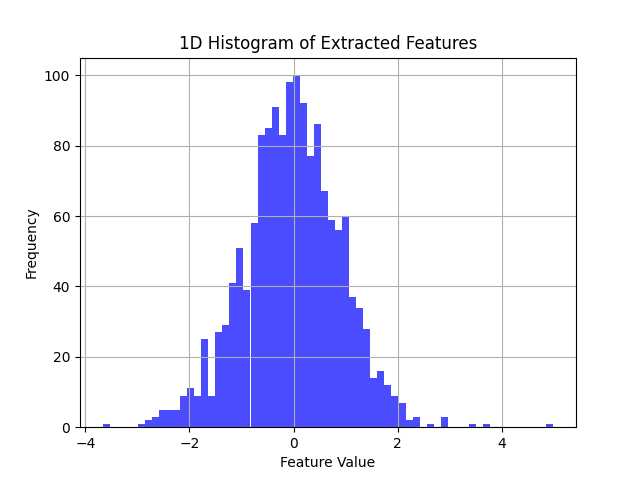
#> input picture histogram_1d_indoor_img.png, 640 x 480 px
$ python -i histo_folder.py   (imports and definitions only)
#> lines starting #> are read from the running program, lines starting #| are printed output that depends on the picture
#> further down, picture is the input picture: shape (480, 640, 3); mean B, G, R 250.4, 228.9, 228.9
import cv2
import numpy as np
import matplotlib.pyplot as plt
import argparse
from mpl_toolkits.mplot3d import Axes3D
import os

# source: https://pyimagesearch.com/2021/04/28/opencv-image-histograms-cv2-calchist/
# [16 lines left out: function histogram_1d, not called in this run]


# source: https://pyimagesearch.com/2021/04/28/opencv-image-histograms-cv2-calchist/
def histogram_2d(img):
    image = img
    print("Image has dimensions: ", image.shape)
#| Image has dimensions:  (480, 640, 3)
    chans = cv2.split(image)
    colors = ("b", "g", "r")
    bin_size=32 # 2-256 bins (max 256)

    # create a new figure and then plot a 2D color histogram for the
    # green and blue channels
    fig = plt.figure()
    ax = fig.add_subplot(131)
    hist = cv2.calcHist([chans[1], chans[0]], [0, 1], None, [bin_size,bin_size],
        [0, 256, 0, 256])
    p = ax.imshow(hist, interpolation="nearest")
    ax.set_title("2D Color Histogram for G and B")
    ax.set_xlabel("Green")
    ax.set_ylabel("Blue")
    plt.colorbar(p)
    # plot a 2D color histogram for the green and red channels
    ax = fig.add_subplot(132)
    hist = cv2.calcHist([chans[1], chans[2]], [0, 1], None, [bin_size,bin_size],
        [0, 256, 0, 256])
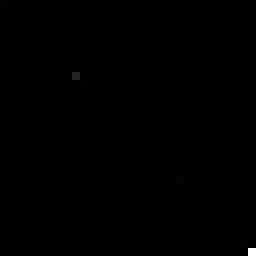
#> hist: shape (32, 32) float32 (shown 8 times larger); min 0, max 257479, mean 300; drawn with min black and max white
    p = ax.imshow(hist, interpolation="nearest")
    ax.set_title("2D Color Histogram for G and R")
    ax.set_xlabel("Green")
    ax.set_ylabel("Red")
    plt.colorbar(p)
    # plot a 2D color histogram for blue and red channels
    ax = fig.add_subplot(133)
    hist = cv2.calcHist([chans[0], chans[2]], [0, 1], None, [bin_size,bin_size],
        [0, 256, 0, 256])
    p = ax.imshow(hist, interpolation="nearest")
    ax.set_title("2D Color Histogram for B and R")
    ax.set_xlabel("Blue")
    ax.set_ylabel("Red")
    plt.colorbar(p)
    # finally, let's examine the dimensionality of one of the 2D
    # histograms
    print("2D histogram shape: {}, with {} values".format(
        hist.shape, hist.flatten().shape[0]))
#| 2D histogram shape: (32, 32), with 1024 values

    plt.show()
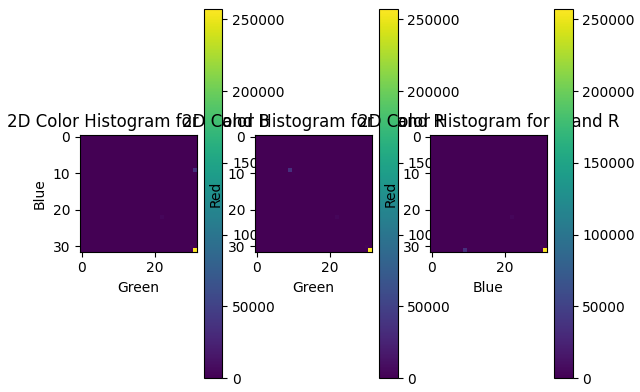
#> figure drawn by matplotlib, 6 panels


# [121 lines left out: functions histogram_3d, histogram_3d_v2, histogram_3d_v3, main, not called in this run]


# [20 lines not run here, left out]

>>> import cv2
>>> picture = cv2.imread('histogram_1d_indoor_img.png')
>>> result = histogram_2d(picture)
